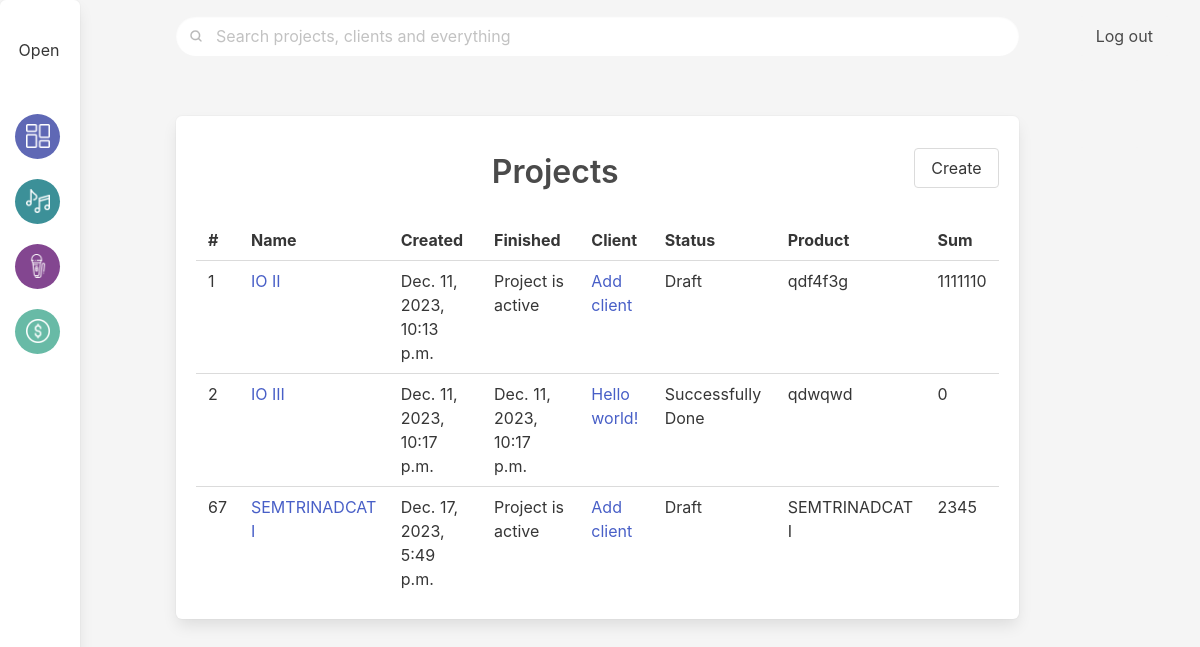
/projects/, run on the app's committed database.
### ipmalpha/models.py (models this page shows, shortened)
class Project(models.Model):
    project_name = models.CharField(max_length=512, unique = True)
    project_created = models.DateTimeField(null=True, default=timezone.now)
    project_finished = models.DateTimeField(null=True)
    project_status = models.ForeignKey(Status, on_delete=models.PROTECT, null=True, default="Draft")
    project_client = models.ForeignKey(Client, on_delete=models.PROTECT, null=True, related_name='project')
    project_product = models.CharField(max_length=512)
    project_sum = models.IntegerField(default=0)
    def get_absolute_url(self):
        return reverse("project_detail", kwargs={'pk': self.pk})
    class Meta:
        ordering = ["pk"]
        verbose_name = "project"
        verbose_name_plural = "projects"
    pass

class Status(models.Model):
    status_name = models.CharField(max_length=100)
    status_color = models.CharField(max_length=512, default='table-primary')
    def __str__(self):
        return self.status_name
    class Meta:
        ordering = ["id"]
        verbose_name = "status"
        verbose_name_plural = "statuses"
    pass

### ipmclients/models.py (models this page shows, shortened)
class Client(models.Model):
    client_name = models.CharField(max_length=512, unique = True)
    def __str__(self):
        return self.client_name
    client_contact = models.CharField(max_length=512, null=True)
    client_telegram = models.CharField(max_length=64, null=True)
    client_phone = models.CharField(max_length=11, null=True)
    client_roletype = models.CharField(max_length=512, null=True)
    client_agreements = models.CharField(max_length=1024, null=True)
    client_active = models.BooleanField(default=True)
    def get_absolute_url(self):
        return reverse("client_detail", kwargs={'pk': self.pk})
    class Meta:
        ordering = ["id"]
        verbose_name = "client"
        verbose_name_plural = "clients"
    pass

### ipmalpha/views.py (the view)
# urls.py: path('projects/', projects_page, name="projects_page"),
def projects_page(request):
    all_projects = Project.objects.all()
    successmessagetext = ""
    if request.method == 'POST':
        projectform = AddProjectForm(request.POST)
        if projectform.is_valid():
            successmessagetext = 'Successfully created the project'
            try:
                projectform.save()
                messages.success(request, 'Project Added')
                return HttpResponseRedirect(reverse('projects_page'))
            except:
                projectform.add_error(None, "Error")
                projectform = AddProjectForm()
    else:
        projectform = AddProjectForm()
    client_results = Client.objects.all()
    return render(request, 'projects_page.html', {'projects': Project.objects.all(), 'projectform': projectform, 'all_projects': all_projects, 'transaction': Transaction.objects.all(), 'showclient': client_results, 'successmessagetext': successmessagetext})

### templates/projects_page.html (shortened to what this page needs)
{% extends 'main/index.html' %}
{% load static %}
{% block content %}
<div class="column is-11 py-6 px-6">
    <div class="box has-background-white">
    <h1 class="is-size-3 has-text-centered has-text-weight-semibold pt-3 pb-5">Projects
      <button class="button is-pulled-right modalProjectsFormButton" data-target="modalProjectsForm">Create</button></h1>
    <table class="table is-hoverable is-fullwidth">
      <tr>
        <th>#
        </th>
        <th>Name
        </th>
        <th>Created
        </th>
        <th>Finished
        </th>
        <th>Client
        </th>
        <th>Status
        </th>
        <th>Product
        </th>
        <th>Sum
        </th>
      </tr>
      {% if projects %}
        {% for project in projects %}
        <tr class="is-size-6 truncate-text">
          <td>{{ project.id }}
          </td>
          <td class="truncate-text"><a href="{{ project.get_absolute_url }}"> {{ project.project_name }}</a>
          </td>
          <td>{{ project.project_created }}
          </td>
          <td>{% if project.project_finished %}
            {{ project.project_finished }}
            {% else %}
            Project is active
            {% endif %}
          </td>
          <td><a href="{{ project.project_client.get_absolute_url }}">{{ project.project_client.client_name }} </a>
          </td>
          <td><span class="text-{{ project.project_status.status_color }}"> {{ project.project_status }} </span>
          </td>
          <td>{{ project.project_product }}
          </td>
          <td>{{ project.project_sum }}
          </td>
        </tr>
        {% endfor %}
        {% else %}
        <tr>
          <td></td>
          <td colspan="8"><span class="text-secondary">No projects yet. Create a project in a right sidebar to start working. </span> </td>
        </tr>
        {% endif%}
    </table>
    </div>
  </div>
  <div class="column is-1">
    <div class="">
      <div class="notification notification-on-top is-primary is-hidden has-text-grey-light pt-6 pl-0 ml-0">
      </div>
    </div>
  </div>
  {% endblock %}

### data on the page
Project: id "1", project_name "IO II", project_created "Dec. 11, 2023, 10:13 p.m.", shows "Project is active", project_client.client_name "Add client", project_status "Draft", project_product "qdf4f3g", project_sum "1111110"
Project: id "2", project_name "IO III", project_created "Dec. 11, 2023, 10:17 p.m.", project_finished "Dec. 11, 2023, 10:17 p.m.", project_client.client_name "Hello world!", project_status "Successfully Done", project_product "qdwqwd", project_sum "0"
Project: id "67", project_name "SEMTRINADCAT I", project_created "Dec. 17, 2023, 5:49 p.m.", shows "Project is active", project_client.client_name "Add client", project_status "Draft", project_product "SEMTRINADCAT I", project_sum "2345"
